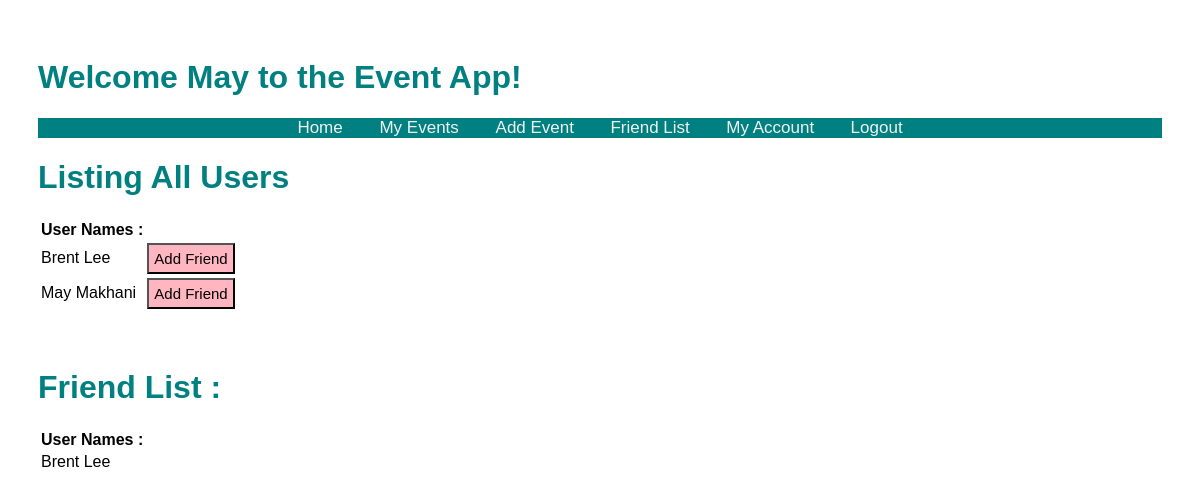
Before: /events/friends (signed in) with the older database file.
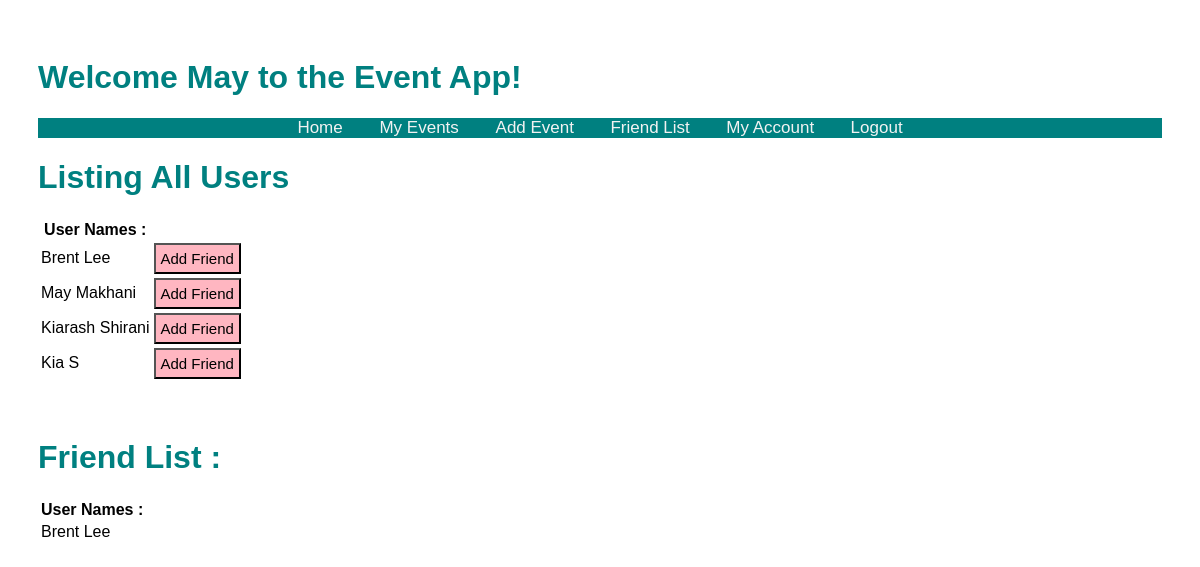
After: the same page with the newer database file.
### models.py (models this page shows, shortened)
class User(db.Model):
    id = db.Column("id", db.Integer, primary_key=True)
    first_name = db.Column("first_name", db.String(100))
    last_name = db.Column("last_name", db.String(100))
    email = db.Column("email", db.String(100))
    password = db.Column(db.String(255), nullable=False)
    registered_on = db.Column(db.DateTime, nullable=False)
    events = db.relationship("Event", backref="user", lazy=True)
    comments = db.relationship("Comment", backref="user", lazy=True)

class Friendship (db.Model):
    id = db.Column(db.Integer, primary_key=True)
    friend_id = db.Column(db.Integer, db.ForeignKey("user.id"), nullable=False)
    user_id = db.Column(db.Integer, db.ForeignKey("user.id"), nullable=False)
    friend = db.relationship("User", backref="user", lazy=True, primaryjoin=friend_id==User.id)

### main.py (the view)
@app.route('/events/friends')
def get_friends():
    if session.get('user'):
        users = db.session.query(User).all()
        my_friends = db.session.query(Friendship).filter_by(user_id = session['user_id']).all()
        return render_template('friends.html', users=users, user=session['user'],friends=my_friends )
    else:
        return redirect(url_for('login'))

### templates/friends.html (shortened to what this page needs)
<!DOCTYPE html>
<html lang="en">
    <head>
        <link rel="stylesheet" href="{{ url_for('static', filename='main.css') }}">
    </head>
    <body>
     <h1>Welcome {{user}} to the Event App!</h1>
     <div class="topnav">
    <nav>
            <a href="{{ url_for('home')}}"> Home </a>
            <a href="/events"> My Events </a>
            <a href="{{url_for('new_event')}}"> Add Event</a>
            <a href="{{url_for('get_friends')}}"> Friend List</a>
            <a href="{{url_for('get_account')}}"> My Account</a>
            <a href="{{ url_for('logout')}}">Logout</a>
        </nav>
     </div>
    <table class="friendlist">
        <h1>Listing All Users</h1>
            <tr>
                <th>User Names :</th>
            </tr>
            {% for user in users %}
            <tr>
                <td>{{user.first_name + " "}}{{user.last_name}}</td>
                <td>
                    <form action = "{{ url_for('friend_add', friend_id=user.id) }}" method="post">
                        <input type="submit" value="Add Friend">
                    </form>
                </td>
            </tr>
            {% endfor %}
        </table>
     <br><br>
    <table class="friendlist">
        <h1> Friend List :</h1>
        <tr>
            <th>User Names : </th>
        </tr>
        {% for friend in friends %}
        <tr>
            <td>{{ friend.friend.first_name + " "}}{{friend.friend.last_name}}</td>
        </tr>
        {% endfor %}
    </table>
    </body>
</html>

Changed rows visible on the page:
added User: first_name "Kiarash", last_name "Shirani"
added User: first_name "Kia", last_name "S"
